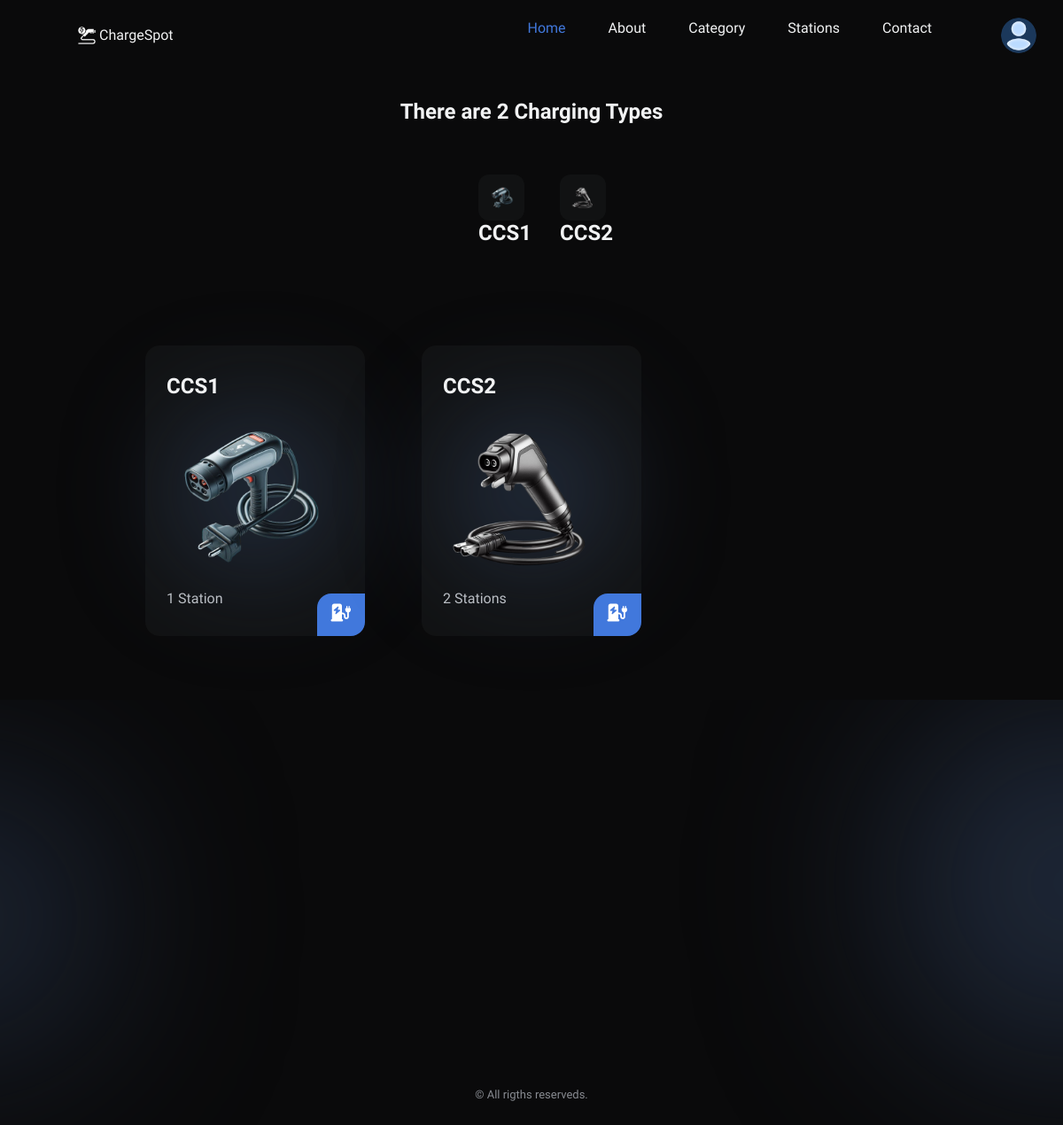
The app's page /category/, older data.
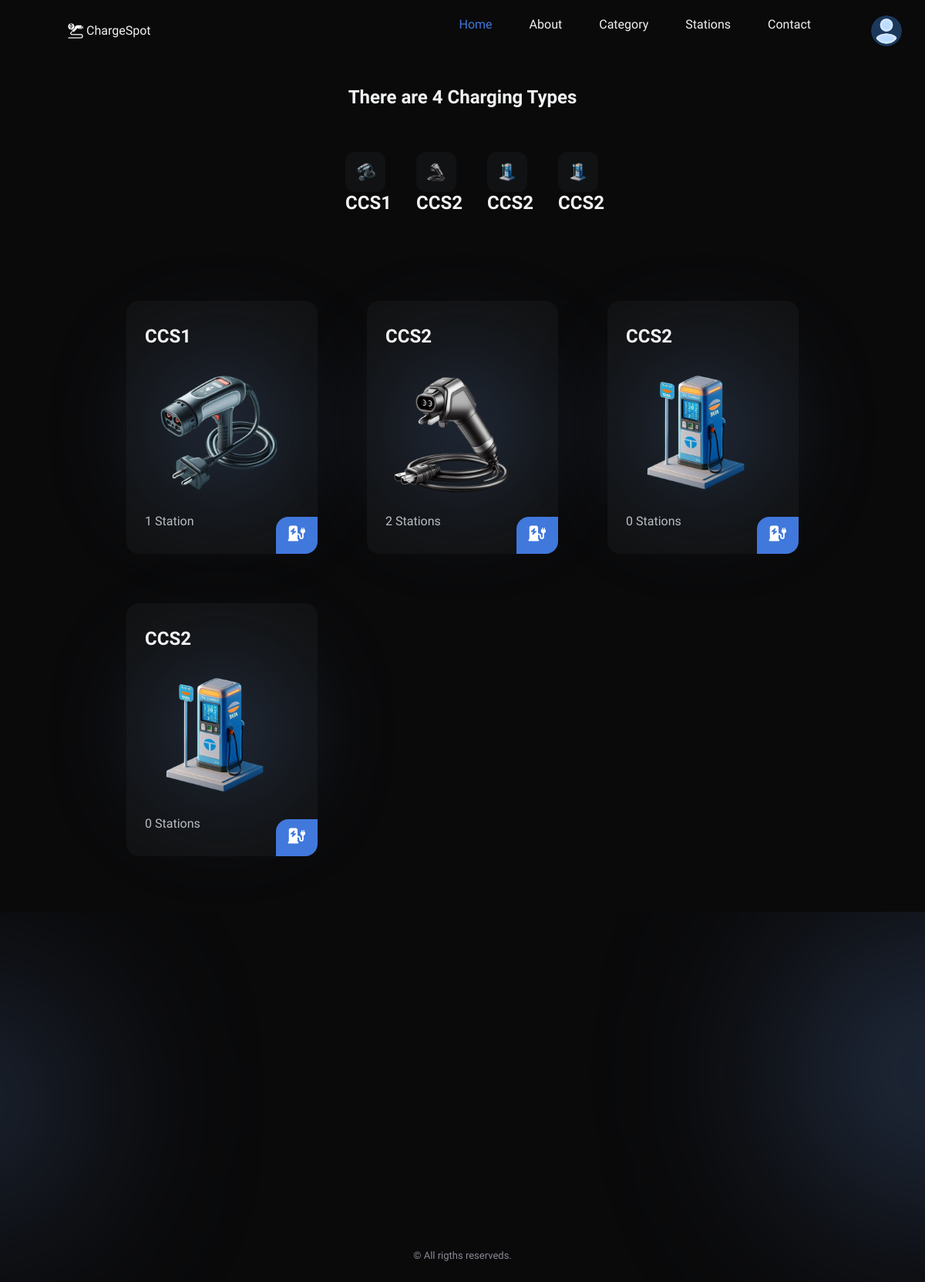
The same page, newer data.
### stationoperator/models.py (models this page shows, shortened)
class Category(models.Model):
    cid=ShortUUIDField(unique=True,length=10,max_length=20,prefix="CCS2",alphabet="abcde123")
    title=models.CharField(max_length=100,default="CCS2")
    image = models.ImageField(upload_to="category", default="category.jpg")
    class Meta:
        verbose_name_plural = "Categories"

### charging/views.py (the view)
# urls.py: path('category/',views.category_list_view,name='category-list'),
def category_list_view(request):
    categories = Category.objects.all().annotate(product_count=Count("category"))
    context={
        "categories":categories
    }
    return render(request,'category_list.html',context)

### templates/category_list.html (shortened to what this page needs)
{% extends 'partials/base.html' %}
{% load static %}
{% block content %}
    <main class="main">
        <section class="featured section" id="featured">
                <h2 class="section__title">There are {{ categories.count}} Charging Types</h2>
                <div class="featured__container container">
                    <ul class="featured__filters">
                       {% for categories in categories %}
                       <li>
                           <button class="featured__item" data-filter="">
                               <img src={{ categories.image.url }} alt="logo 3">
                            </button>
                            <h3 class="section__title">{{ categories.title }}</h3>
                        </li>
                        {% endfor %}
                    </ul>
                    <div class="featured__content grid">
                        {% for categories in categories %}
                        <article class="featured__card mix porsche">
                            <h1 class="featured__title">{{ categories.title }}</h1>
                            <img src={{ categories.image.url }} alt="featured 4" class="featured__img">
                            <h3 class="featured__subtitle">{{ categories.category.count }} Station{{ categories.category.count|pluralize }}</h3>
                            <button class="button featured__button">
                                <i class="fa-solid fa-charging-station"></i>
                            </button>
                        </article>
                        {% endfor %}
                    </div>
                </div>
        </section>
    </main>
    {% endblock content %}

### templates/partials/base.html (shortened to what this page needs)
{% load static %}
<!DOCTYPE html>
<html lang="pt-BR">
<head>
    <link href="https://cdn.jsdelivr.net/npm/remixicon@2.5.0/fonts/remixicon.css" rel="stylesheet">
    <link rel="stylesheet" href="https://cdn.jsdelivr.net/npm/bootstrap@4.1.3/dist/css/bootstrap.min.css"
>
    <link href="https://cdn.jsdelivr.net/npm/bootstrap@5.3.3/dist/css/bootstrap.min.css" rel="stylesheet">
    <link rel="stylesheet" href={% static 'css/swiper-bundle.min.css' %}>
    <link rel="stylesheet" href="{% static 'css/style.css' %}">
</head>
<body>
    <header class="header" id="header">
        <nav class="nav container">
            <a href="{% url 'index' %}" class="nav__logo">
                <img style="width: 20px; height: 20px" class="logo-img" src={% static "img/logo.png" %} alt="">
                ChargeSpot
            </a>
            <div class="nav__menu" id="nav-menu">
                <ul class="nav__list">
                    <li class="nav__item">
                        <a href="{% url 'index' %}" class="nav__link active-link">Home</a>
                    </li>
                    <li class="nav__item">
                        <a href="#about" class="nav__link">About</a>
                    </li>
                    <li class="nav__item">
                        <a href="{% url 'category-list' %}" class="nav__link">Category</a>
                    </li>
                    <li class="nav__item">
                        <a href="{% url 'stations-list' %}" class="nav__link">Stations</a>
                    </li>
                    <li class="nav__item">
                        <a href="#" class="nav__link">Contact</a>
                    </li>
                    <li class="nav__item">
                        <div class="action">
                            <div class="profile" onclick="menuToggle();">
                                <img src="{% static "/img/user.png" %}" alt="">
                            </div>
                        </div>
                    </li>
                </ul>
            </div>
        </nav>
    </header>
    {% block content %}
    {% endblock content %}
    <footer class="footer section">
        <div class="shape shape__big"></div>
        <div class="shape shape__small"></div>
        <div class="footer__container container grid">
        </div>
        <span class="footer__copy">&#169; All rigths reserveds.</span>
    </footer>
</body>
</html>

Row changes from the older to the newer data that the page shows:
added Category: image (picture), title "CCS2", category.count "0"
added Category: image (picture), title "CCS2", category.count "0"
Text that changed along with them:
{{ categories.count }}: "2" → "4"
